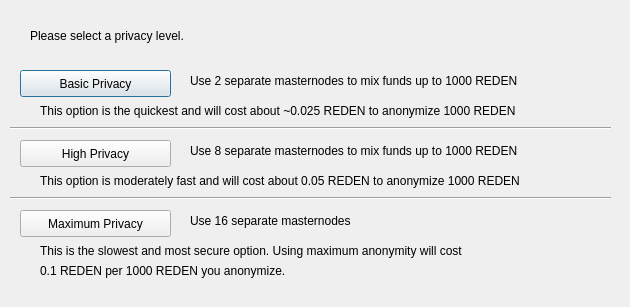
<?xml version="1.0" encoding="UTF-8"?>
<ui version="4.0">
 <class>DarksendConfig</class>
 <widget class="QDialog" name="DarksendConfig">
  <property name="geometry">
   <rect>
    <x>0</x>
    <y>0</y>
    <width>630</width>
    <height>307</height>
   </rect>
  </property>
  <property name="windowTitle">
   <string>Configure PrivateSend</string>
  </property>
  <widget class="QPushButton" name="buttonBasic">
   <property name="geometry">
    <rect>
     <x>20</x>
     <y>70</y>
     <width>151</width>
     <height>27</height>
    </rect>
   </property>
   <property name="text">
    <string>Basic Privacy</string>
   </property>
  </widget>
  <widget class="QPushButton" name="buttonHigh">
   <property name="geometry">
    <rect>
     <x>20</x>
     <y>140</y>
     <width>151</width>
     <height>27</height>
    </rect>
   </property>
   <property name="text">
    <string>High Privacy</string>
   </property>
  </widget>
  <widget class="QPushButton" name="buttonMax">
   <property name="geometry">
    <rect>
     <x>20</x>
     <y>210</y>
     <width>151</width>
     <height>27</height>
    </rect>
   </property>
   <property name="text">
    <string>Maximum Privacy</string>
   </property>
  </widget>
  <widget class="QLabel" name="label">
   <property name="geometry">
    <rect>
     <x>30</x>
     <y>20</y>
     <width>571</width>
     <height>31</height>
    </rect>
   </property>
   <property name="text">
    <string>Please select a privacy level.</string>
   </property>
  </widget>
  <widget class="QLabel" name="label_2">
   <property name="geometry">
    <rect>
     <x>190</x>
     <y>70</y>
     <width>421</width>
     <height>21</height>
    </rect>
   </property>
   <property name="text">
    <string>Use 2 separate masternodes to mix funds up to 1000 REDEN</string>
   </property>
  </widget>
  <widget class="QLabel" name="label_3">
   <property name="geometry">
    <rect>
     <x>190</x>
     <y>140</y>
     <width>411</width>
     <height>21</height>
    </rect>
   </property>
   <property name="text">
    <string>Use 8 separate masternodes to mix funds up to 1000 REDEN</string>
   </property>
  </widget>
  <widget class="QLabel" name="label_4">
   <property name="geometry">
    <rect>
     <x>190</x>
     <y>210</y>
     <width>421</width>
     <height>21</height>
    </rect>
   </property>
   <property name="text">
    <string>Use 16 separate masternodes</string>
   </property>
  </widget>
  <widget class="QLabel" name="label_6">
   <property name="geometry">
    <rect>
     <x>40</x>
     <y>100</y>
     <width>561</width>
     <height>21</height>
    </rect>
   </property>
   <property name="text">
    <string>This option is the quickest and will cost about ~0.025 REDEN to anonymize 1000 REDEN</string>
   </property>
  </widget>
  <widget class="QLabel" name="label_7">
   <property name="geometry">
    <rect>
     <x>40</x>
     <y>170</y>
     <width>561</width>
     <height>21</height>
    </rect>
   </property>
   <property name="text">
    <string>This option is moderately fast and will cost about 0.05 REDEN to anonymize 1000 REDEN</string>
   </property>
  </widget>
  <widget class="QLabel" name="label_8">
   <property name="geometry">
    <rect>
     <x>40</x>
     <y>240</y>
     <width>561</width>
     <height>21</height>
    </rect>
   </property>
   <property name="text">
    <string>This is the slowest and most secure option. Using maximum anonymity will cost</string>
   </property>
  </widget>
  <widget class="QLabel" name="label_9">
   <property name="geometry">
    <rect>
     <x>40</x>
     <y>260</y>
     <width>561</width>
     <height>21</height>
    </rect>
   </property>
   <property name="text">
    <string>0.1 REDEN per 1000 REDEN you anonymize.</string>
   </property>
  </widget>
  <widget class="Line" name="line">
   <property name="geometry">
    <rect>
     <x>10</x>
     <y>120</y>
     <width>601</width>
     <height>16</height>
    </rect>
   </property>
   <property name="orientation">
    <enum>Qt::Horizontal</enum>
   </property>
  </widget>
  <widget class="Line" name="line_2">
   <property name="geometry">
    <rect>
     <x>10</x>
     <y>190</y>
     <width>601</width>
     <height>16</height>
    </rect>
   </property>
   <property name="orientation">
    <enum>Qt::Horizontal</enum>
   </property>
  </widget>
 </widget>
 <resources/>
 <connections/>
</ui>
